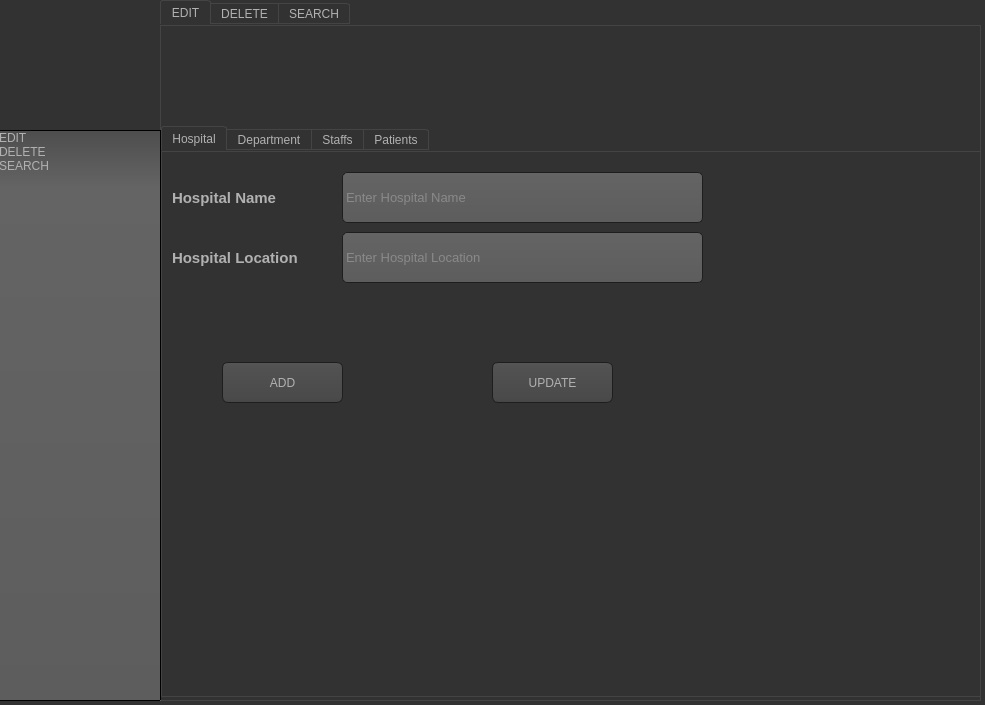
<?xml version="1.0" encoding="UTF-8"?>
<ui version="4.0">
 <class>Form</class>
 <widget class="QWidget" name="Form">
  <property name="geometry">
   <rect>
    <x>0</x>
    <y>0</y>
    <width>985</width>
    <height>705</height>
   </rect>
  </property>
  <property name="windowTitle">
   <string>Hsopital management</string>
  </property>
  <property name="styleSheet">
   <string notr="true">QToolTip
{
     border: 1px solid black;
     background-color: #ffa02f;
     padding: 1px;
     border-radius: 3px;
     opacity: 100;
}

QWidget
{
    color: #b1b1b1;
    background-color: #323232;
}

QTreeView, QListView
{
    background-color: silver;
    margin-left: 5px;
}

QWidget:item:hover
{
    background-color: QLinearGradient( x1: 0, y1: 0, x2: 0, y2: 1, stop: 0 #ffa02f, stop: 1 #ca0619);
    color: #000000;
}

QWidget:item:selected
{
    background-color: QLinearGradient( x1: 0, y1: 0, x2: 0, y2: 1, stop: 0 #ffa02f, stop: 1 #d7801a);
}

QMenuBar::item
{
    background: transparent;
}

QMenuBar::item:selected
{
    background: transparent;
    border: 1px solid #ffaa00;
}

QMenuBar::item:pressed
{
    background: #444;
    border: 1px solid #000;
    background-color: QLinearGradient(
        x1:0, y1:0,
        x2:0, y2:1,
        stop:1 #212121,
        stop:0.4 #343434/*,
        stop:0.2 #343434,
        stop:0.1 #ffaa00*/
    );
    margin-bottom:-1px;
    padding-bottom:1px;
}

QMenu
{
    border: 1px solid #000;
}

QMenu::item
{
    padding: 2px 20px 2px 20px;
}

QMenu::item:selected
{
    color: #000000;
}

QWidget:disabled
{
    color: #808080;
    background-color: #323232;
}

QAbstractItemView
{
    background-color: QLinearGradient( x1: 0, y1: 0, x2: 0, y2: 1, stop: 0 #4d4d4d, stop: 0.1 #646464, stop: 1 #5d5d5d);
}

QWidget:focus
{
    /*border: 1px solid darkgray;*/
}

QLineEdit
{
    background-color: QLinearGradient( x1: 0, y1: 0, x2: 0, y2: 1, stop: 0 #4d4d4d, stop: 0 #646464, stop: 1 #5d5d5d);
    padding: 1px;
    border-style: solid;
    border: 1px solid #1e1e1e;
    border-radius: 5;
}

QPushButton
{
    color: #b1b1b1;
    background-color: QLinearGradient( x1: 0, y1: 0, x2: 0, y2: 1, stop: 0 #565656, stop: 0.1 #525252, stop: 0.5 #4e4e4e, stop: 0.9 #4a4a4a, stop: 1 #464646);
    border-width: 1px;
    border-color: #1e1e1e;
    border-style: solid;
    border-radius: 6;
    padding: 3px;
    font-size: 12px;
    padding-left: 5px;
    padding-right: 5px;
    min-width: 40px;
}

QPushButton:pressed
{
    background-color: QLinearGradient( x1: 0, y1: 0, x2: 0, y2: 1, stop: 0 #2d2d2d, stop: 0.1 #2b2b2b, stop: 0.5 #292929, stop: 0.9 #282828, stop: 1 #252525);
}

QComboBox
{
    selection-background-color: #ffaa00;
    background-color: QLinearGradient( x1: 0, y1: 0, x2: 0, y2: 1, stop: 0 #565656, stop: 0.1 #525252, stop: 0.5 #4e4e4e, stop: 0.9 #4a4a4a, stop: 1 #464646);
    border-style: solid;
    border: 1px solid #1e1e1e;
    border-radius: 5;
}

QComboBox:hover,QPushButton:hover
{
    border: 2px solid QLinearGradient( x1: 0, y1: 0, x2: 0, y2: 1, stop: 0 #ffa02f, stop: 1 #d7801a);
}


QComboBox:on
{
    padding-top: 3px;
    padding-left: 4px;
    background-color: QLinearGradient( x1: 0, y1: 0, x2: 0, y2: 1, stop: 0 #2d2d2d, stop: 0.1 #2b2b2b, stop: 0.5 #292929, stop: 0.9 #282828, stop: 1 #252525);
    selection-background-color: #ffaa00;
}

QComboBox QAbstractItemView
{
    border: 2px solid darkgray;
    selection-background-color: QLinearGradient( x1: 0, y1: 0, x2: 0, y2: 1, stop: 0 #ffa02f, stop: 1 #d7801a);
}

QComboBox::drop-down
{
     subcontrol-origin: padding;
     subcontrol-position: top right;
     width: 15px;

     border-left-width: 0px;
     border-left-color: darkgray;
     border-left-style: solid; /* just a single line */
     border-top-right-radius: 3px; /* same radius as the QComboBox */
     border-bottom-right-radius: 3px;
 }

QComboBox::down-arrow
{
     image: url(:/dark_orange/img/down_arrow.png);
}

QGroupBox
{
    border: 1px solid darkgray;
    margin-top: 10px;
}

QGroupBox:focus
{
    border: 1px solid darkgray;
}

QTextEdit:focus
{
    border: 1px solid darkgray;
}

QScrollBar:horizontal {
     border: 1px solid #222222;
     background: QLinearGradient( x1: 0, y1: 0, x2: 0, y2: 1, stop: 0.0 #121212, stop: 0.2 #282828, stop: 1 #484848);
     height: 7px;
     margin: 0px 16px 0 16px;
}

QScrollBar::handle:horizontal
{
      background: QLinearGradient( x1: 0, y1: 0, x2: 1, y2: 0, stop: 0 #ffa02f, stop: 0.5 #d7801a, stop: 1 #ffa02f);
      min-height: 20px;
      border-radius: 2px;
}

QScrollBar::add-line:horizontal {
      border: 1px solid #1b1b19;
      border-radius: 2px;
      background: QLinearGradient( x1: 0, y1: 0, x2: 1, y2: 0, stop: 0 #ffa02f, stop: 1 #d7801a);
      width: 14px;
      subcontrol-position: right;
      subcontrol-origin: margin;
}

QScrollBar::sub-line:horizontal {
      border: 1px solid #1b1b19;
      border-radius: 2px;
      background: QLinearGradient( x1: 0, y1: 0, x2: 1, y2: 0, stop: 0 #ffa02f, stop: 1 #d7801a);
      width: 14px;
     subcontrol-position: left;
     subcontrol-origin: margin;
}

QScrollBar::right-arrow:horizontal, QScrollBar::left-arrow:horizontal
{
      border: 1px solid black;
      width: 1px;
      height: 1px;
      background: white;
}

QScrollBar::add-page:horizontal, QScrollBar::sub-page:horizontal
{
      background: none;
}

QScrollBar:vertical
{
      background: QLinearGradient( x1: 0, y1: 0, x2: 1, y2: 0, stop: 0.0 #121212, stop: 0.2 #282828, stop: 1 #484848);
      width: 7px;
      margin: 16px 0 16px 0;
      border: 1px solid #222222;
}

QScrollBar::handle:vertical
{
      background: QLinearGradient( x1: 0, y1: 0, x2: 0, y2: 1, stop: 0 #ffa02f, stop: 0.5 #d7801a, stop: 1 #ffa02f);
      min-height: 20px;
      border-radius: 2px;
}

QScrollBar::add-line:vertical
{
      border: 1px solid #1b1b19;
      border-radius: 2px;
      background: QLinearGradient( x1: 0, y1: 0, x2: 0, y2: 1, stop: 0 #ffa02f, stop: 1 #d7801a);
      height: 14px;
      subcontrol-position: bottom;
      subcontrol-origin: margin;
}

QScrollBar::sub-line:vertical
{
      border: 1px solid #1b1b19;
      border-radius: 2px;
      background: QLinearGradient( x1: 0, y1: 0, x2: 0, y2: 1, stop: 0 #d7801a, stop: 1 #ffa02f);
      height: 14px;
      subcontrol-position: top;
      subcontrol-origin: margin;
}

QScrollBar::up-arrow:vertical, QScrollBar::down-arrow:vertical
{
      border: 1px solid black;
      width: 1px;
      height: 1px;
      background: white;
}


QScrollBar::add-page:vertical, QScrollBar::sub-page:vertical
{
      background: none;
}

QTextEdit
{
    background-color: #242424;
}

QPlainTextEdit
{
    background-color: #242424;
}

QHeaderView::section
{
    background-color: QLinearGradient(x1:0, y1:0, x2:0, y2:1, stop:0 #616161, stop: 0.5 #505050, stop: 0.6 #434343, stop:1 #656565);
    color: white;
    padding-left: 4px;
    border: 1px solid #6c6c6c;
}

QCheckBox:disabled
{
color: #414141;
}

QDockWidget::title
{
    text-align: center;
    spacing: 3px; /* spacing between items in the tool bar */
    background-color: QLinearGradient(x1:0, y1:0, x2:0, y2:1, stop:0 #323232, stop: 0.5 #242424, stop:1 #323232);
}

QDockWidget::close-button, QDockWidget::float-button
{
    text-align: center;
    spacing: 1px; /* spacing between items in the tool bar */
    background-color: QLinearGradient(x1:0, y1:0, x2:0, y2:1, stop:0 #323232, stop: 0.5 #242424, stop:1 #323232);
}

QDockWidget::close-button:hover, QDockWidget::float-button:hover
{
    background: #242424;
}

QDockWidget::close-button:pressed, QDockWidget::float-button:pressed
{
    padding: 1px -1px -1px 1px;
}

QMainWindow::separator
{
    background-color: QLinearGradient(x1:0, y1:0, x2:0, y2:1, stop:0 #161616, stop: 0.5 #151515, stop: 0.6 #212121, stop:1 #343434);
    color: white;
    padding-left: 4px;
    border: 1px solid #4c4c4c;
    spacing: 3px; /* spacing between items in the tool bar */
}

QMainWindow::separator:hover
{

    background-color: QLinearGradient(x1:0, y1:0, x2:0, y2:1, stop:0 #d7801a, stop:0.5 #b56c17 stop:1 #ffa02f);
    color: white;
    padding-left: 4px;
    border: 1px solid #6c6c6c;
    spacing: 3px; /* spacing between items in the tool bar */
}

QToolBar::handle
{
     spacing: 3px; /* spacing between items in the tool bar */
     background: url(:/dark_orange/img/handle.png);
}

QMenu::separator
{
    height: 2px;
    background-color: QLinearGradient(x1:0, y1:0, x2:0, y2:1, stop:0 #161616, stop: 0.5 #151515, stop: 0.6 #212121, stop:1 #343434);
    color: white;
    padding-left: 4px;
    margin-left: 10px;
    margin-right: 5px;
}

QProgressBar
{
    border: 2px solid grey;
    border-radius: 5px;
    text-align: center;
}

QProgressBar::chunk
{
    background-color: #d7801a;
    width: 2.15px;
    margin: 0.5px;
}

QTabBar::tab {
    color: #b1b1b1;
    border: 1px solid #444;
    border-bottom-style: none;
    background-color: #323232;
    padding-left: 10px;
    padding-right: 10px;
    padding-top: 3px;
    padding-bottom: 2px;
    margin-right: -1px;
}

QTabWidget::pane {
    border: 1px solid #444;
    top: 1px;
}

QTabBar::tab:last
{
    margin-right: 0; /* the last selected tab has nothing to overlap with on the right */
    border-top-right-radius: 3px;
}

QTabBar::tab:first:!selected
{
 margin-left: 0px; /* the last selected tab has nothing to overlap with on the right */


    border-top-left-radius: 3px;
}

QTabBar::tab:!selected
{
    color: #b1b1b1;
    border-bottom-style: solid;
    margin-top: 3px;
    background-color: QLinearGradient(x1:0, y1:0, x2:0, y2:1, stop:1 #212121, stop:.4 #343434);
}

QTabBar::tab:selected
{
    border-top-left-radius: 3px;
    border-top-right-radius: 3px;
    margin-bottom: 0px;
}

QTabBar::tab:!selected:hover
{
    /*border-top: 2px solid #ffaa00;
    padding-bottom: 3px;*/
    border-top-left-radius: 3px;
    border-top-right-radius: 3px;
    background-color: QLinearGradient(x1:0, y1:0, x2:0, y2:1, stop:1 #212121, stop:0.4 #343434, stop:0.2 #343434, stop:0.1 #ffaa00);
}

QRadioButton::indicator:checked, QRadioButton::indicator:unchecked{
    color: #b1b1b1;
    background-color: #323232;
    border: 1px solid #b1b1b1;
    border-radius: 6px;
}

QRadioButton::indicator:checked
{
    background-color: qradialgradient(
        cx: 0.5, cy: 0.5,
        fx: 0.5, fy: 0.5,
        radius: 1.0,
        stop: 0.25 #ffaa00,
        stop: 0.3 #323232
    );
}

QCheckBox::indicator{
    color: #b1b1b1;
    background-color: #323232;
    border: 1px solid #b1b1b1;
    width: 9px;
    height: 9px;
}

QRadioButton::indicator
{
    border-radius: 6px;
}

QRadioButton::indicator:hover, QCheckBox::indicator:hover
{
    border: 1px solid #ffaa00;
}

QCheckBox::indicator:checked
{
    image:url(:/dark_orange/img/checkbox.png);
}

QCheckBox::indicator:disabled, QRadioButton::indicator:disabled
{
    border: 1px solid #444;
}


QSlider::groove:horizontal {
    border: 1px solid #3A3939;
    height: 8px;
    background: #201F1F;
    margin: 2px 0;
    border-radius: 2px;
}

QSlider::handle:horizontal {
    background: QLinearGradient( x1: 0, y1: 0, x2: 0, y2: 1,
      stop: 0.0 silver, stop: 0.2 #a8a8a8, stop: 1 #727272);
    border: 1px solid #3A3939;
    width: 14px;
    height: 14px;
    margin: -4px 0;
    border-radius: 2px;
}

QSlider::groove:vertical {
    border: 1px solid #3A3939;
    width: 8px;
    background: #201F1F;
    margin: 0 0px;
    border-radius: 2px;
}

QSlider::handle:vertical {
    background: QLinearGradient( x1: 0, y1: 0, x2: 0, y2: 1, stop: 0.0 silver,
      stop: 0.2 #a8a8a8, stop: 1 #727272);
    border: 1px solid #3A3939;
    width: 14px;
    height: 14px;
    margin: 0 -4px;
    border-radius: 2px;
}

QAbstractSpinBox {
    padding-top: 2px;
    padding-bottom: 2px;
    border: 1px solid darkgray;

    border-radius: 2px;
    min-width: 50px;
}

</string>
  </property>
  <widget class="QTabWidget" name="tabWidget_2">
   <property name="geometry">
    <rect>
     <x>160</x>
     <y>0</y>
     <width>821</width>
     <height>701</height>
    </rect>
   </property>
   <property name="currentIndex">
    <number>0</number>
   </property>
   <widget class="QWidget" name="tab_17">
    <attribute name="title">
     <string>EDIT</string>
    </attribute>
    <widget class="QTabWidget" name="tabWidget">
     <property name="geometry">
      <rect>
       <x>0</x>
       <y>100</y>
       <width>821</width>
       <height>571</height>
      </rect>
     </property>
     <property name="currentIndex">
      <number>0</number>
     </property>
     <widget class="QWidget" name="tab_3">
      <attribute name="title">
       <string>Hospital</string>
      </attribute>
      <widget class="QLabel" name="label">
       <property name="geometry">
        <rect>
         <x>10</x>
         <y>30</y>
         <width>151</width>
         <height>31</height>
        </rect>
       </property>
       <property name="font">
        <font>
         <pointsize>11</pointsize>
         <weight>75</weight>
         <bold>true</bold>
        </font>
       </property>
       <property name="text">
        <string>Hospital Name</string>
       </property>
      </widget>
      <widget class="QLineEdit" name="hos_name_text">
       <property name="geometry">
        <rect>
         <x>180</x>
         <y>20</y>
         <width>361</width>
         <height>51</height>
        </rect>
       </property>
       <property name="font">
        <font>
         <pointsize>10</pointsize>
        </font>
       </property>
       <property name="placeholderText">
        <string>Enter Hospital Name</string>
       </property>
      </widget>
      <widget class="QLineEdit" name="hos_loc_text">
       <property name="geometry">
        <rect>
         <x>180</x>
         <y>80</y>
         <width>361</width>
         <height>51</height>
        </rect>
       </property>
       <property name="font">
        <font>
         <pointsize>10</pointsize>
        </font>
       </property>
       <property name="text">
        <string/>
       </property>
       <property name="placeholderText">
        <string>Enter Hospital Location</string>
       </property>
      </widget>
      <widget class="QLabel" name="label_3">
       <property name="geometry">
        <rect>
         <x>10</x>
         <y>90</y>
         <width>161</width>
         <height>31</height>
        </rect>
       </property>
       <property name="font">
        <font>
         <pointsize>11</pointsize>
         <weight>75</weight>
         <bold>true</bold>
        </font>
       </property>
       <property name="text">
        <string>Hospital Location</string>
       </property>
      </widget>
      <widget class="QPushButton" name="hos_upd_btn">
       <property name="geometry">
        <rect>
         <x>330</x>
         <y>210</y>
         <width>121</width>
         <height>41</height>
        </rect>
       </property>
       <property name="text">
        <string>UPDATE</string>
       </property>
      </widget>
      <widget class="QPushButton" name="hos_add_btn">
       <property name="geometry">
        <rect>
         <x>60</x>
         <y>210</y>
         <width>121</width>
         <height>41</height>
        </rect>
       </property>
       <property name="text">
        <string>ADD</string>
       </property>
      </widget>
     </widget>
     <widget class="QWidget" name="tab_4">
      <attribute name="title">
       <string>Department</string>
      </attribute>
      <widget class="QLineEdit" name="dep_name_text">
       <property name="geometry">
        <rect>
         <x>190</x>
         <y>20</y>
         <width>361</width>
         <height>51</height>
        </rect>
       </property>
       <property name="font">
        <font>
         <pointsize>10</pointsize>
        </font>
       </property>
       <property name="placeholderText">
        <string>Enter Department Name</string>
       </property>
      </widget>
      <widget class="QLabel" name="label_5">
       <property name="geometry">
        <rect>
         <x>0</x>
         <y>30</y>
         <width>171</width>
         <height>31</height>
        </rect>
       </property>
       <property name="font">
        <font>
         <pointsize>11</pointsize>
         <weight>75</weight>
         <bold>true</bold>
        </font>
       </property>
       <property name="text">
        <string>Department Name</string>
       </property>
      </widget>
      <widget class="QLineEdit" name="dep_hos_id_text">
       <property name="geometry">
        <rect>
         <x>190</x>
         <y>80</y>
         <width>361</width>
         <height>51</height>
        </rect>
       </property>
       <property name="font">
        <font>
         <pointsize>10</pointsize>
        </font>
       </property>
       <property name="text">
        <string/>
       </property>
       <property name="placeholderText">
        <string>Enter Hospital ID</string>
       </property>
      </widget>
      <widget class="QLabel" name="label_6">
       <property name="geometry">
        <rect>
         <x>30</x>
         <y>90</y>
         <width>111</width>
         <height>31</height>
        </rect>
       </property>
       <property name="font">
        <font>
         <pointsize>11</pointsize>
         <weight>75</weight>
         <bold>true</bold>
        </font>
       </property>
       <property name="text">
        <string>Hospital ID</string>
       </property>
      </widget>
      <widget class="QPushButton" name="dep_upd_btn">
       <property name="geometry">
        <rect>
         <x>320</x>
         <y>200</y>
         <width>121</width>
         <height>41</height>
        </rect>
       </property>
       <property name="text">
        <string>UPDATE</string>
       </property>
      </widget>
      <widget class="QPushButton" name="dep_add_btn">
       <property name="geometry">
        <rect>
         <x>50</x>
         <y>200</y>
         <width>121</width>
         <height>41</height>
        </rect>
       </property>
       <property name="text">
        <string>ADD</string>
       </property>
      </widget>
     </widget>
     <widget class="QWidget" name="tab_2">
      <attribute name="title">
       <string>Staffs</string>
      </attribute>
      <widget class="QLabel" name="label_15">
       <property name="geometry">
        <rect>
         <x>10</x>
         <y>30</y>
         <width>111</width>
         <height>31</height>
        </rect>
       </property>
       <property name="font">
        <font>
         <pointsize>11</pointsize>
         <weight>75</weight>
         <bold>true</bold>
        </font>
       </property>
       <property name="text">
        <string>Staff Name</string>
       </property>
      </widget>
      <widget class="QPushButton" name="stf_add_btn">
       <property name="geometry">
        <rect>
         <x>80</x>
         <y>420</y>
         <width>121</width>
         <height>41</height>
        </rect>
       </property>
       <property name="text">
        <string>ADD</string>
       </property>
      </widget>
      <widget class="QLabel" name="label_16">
       <property name="geometry">
        <rect>
         <x>10</x>
         <y>90</y>
         <width>111</width>
         <height>31</height>
        </rect>
       </property>
       <property name="font">
        <font>
         <pointsize>11</pointsize>
         <weight>75</weight>
         <bold>true</bold>
        </font>
       </property>
       <property name="text">
        <string>Saff Age</string>
       </property>
      </widget>
      <widget class="QPushButton" name="stf_upd_btn">
       <property name="geometry">
        <rect>
         <x>340</x>
         <y>420</y>
         <width>121</width>
         <height>41</height>
        </rect>
       </property>
       <property name="text">
        <string>UPDATE</string>
       </property>
      </widget>
      <widget class="QLineEdit" name="stf_name_text">
       <property name="geometry">
        <rect>
         <x>160</x>
         <y>20</y>
         <width>361</width>
         <height>51</height>
        </rect>
       </property>
       <property name="font">
        <font>
         <pointsize>10</pointsize>
        </font>
       </property>
       <property name="placeholderText">
        <string>Enter Staff Name</string>
       </property>
      </widget>
      <widget class="QLineEdit" name="stf_age_text">
       <property name="geometry">
        <rect>
         <x>160</x>
         <y>80</y>
         <width>361</width>
         <height>51</height>
        </rect>
       </property>
       <property name="font">
        <font>
         <pointsize>10</pointsize>
        </font>
       </property>
       <property name="text">
        <string/>
       </property>
       <property name="placeholderText">
        <string>Enter Staff Age</string>
       </property>
      </widget>
      <widget class="QLabel" name="label_19">
       <property name="geometry">
        <rect>
         <x>10</x>
         <y>150</y>
         <width>111</width>
         <height>31</height>
        </rect>
       </property>
       <property name="font">
        <font>
         <pointsize>11</pointsize>
         <weight>75</weight>
         <bold>true</bold>
        </font>
       </property>
       <property name="text">
        <string>Saff Phone</string>
       </property>
      </widget>
      <widget class="QLineEdit" name="stf_phone_text">
       <property name="geometry">
        <rect>
         <x>160</x>
         <y>140</y>
         <width>361</width>
         <height>51</height>
        </rect>
       </property>
       <property name="font">
        <font>
         <pointsize>10</pointsize>
        </font>
       </property>
       <property name="text">
        <string/>
       </property>
       <property name="placeholderText">
        <string>Enter Staff Phone</string>
       </property>
      </widget>
      <widget class="QLabel" name="label_20">
       <property name="geometry">
        <rect>
         <x>10</x>
         <y>210</y>
         <width>111</width>
         <height>31</height>
        </rect>
       </property>
       <property name="font">
        <font>
         <pointsize>11</pointsize>
         <weight>75</weight>
         <bold>true</bold>
        </font>
       </property>
       <property name="text">
        <string>Saff Position</string>
       </property>
      </widget>
      <widget class="QLineEdit" name="stf_pos_text">
       <property name="geometry">
        <rect>
         <x>160</x>
         <y>200</y>
         <width>361</width>
         <height>51</height>
        </rect>
       </property>
       <property name="font">
        <font>
         <pointsize>10</pointsize>
        </font>
       </property>
       <property name="text">
        <string/>
       </property>
       <property name="placeholderText">
        <string>Enter Staff Position</string>
       </property>
      </widget>
      <widget class="QLabel" name="label_21">
       <property name="geometry">
        <rect>
         <x>10</x>
         <y>270</y>
         <width>121</width>
         <height>31</height>
        </rect>
       </property>
       <property name="font">
        <font>
         <pointsize>11</pointsize>
         <weight>75</weight>
         <bold>true</bold>
        </font>
       </property>
       <property name="text">
        <string>Saff Address</string>
       </property>
      </widget>
      <widget class="QLineEdit" name="stf_ads_text">
       <property name="geometry">
        <rect>
         <x>160</x>
         <y>260</y>
         <width>361</width>
         <height>51</height>
        </rect>
       </property>
       <property name="font">
        <font>
         <pointsize>10</pointsize>
        </font>
       </property>
       <property name="text">
        <string/>
       </property>
       <property name="placeholderText">
        <string>Enter Staff Address</string>
       </property>
      </widget>
      <widget class="QLabel" name="label_22">
       <property name="geometry">
        <rect>
         <x>10</x>
         <y>330</y>
         <width>121</width>
         <height>31</height>
        </rect>
       </property>
       <property name="font">
        <font>
         <pointsize>11</pointsize>
         <weight>75</weight>
         <bold>true</bold>
        </font>
       </property>
       <property name="text">
        <string>Dep ID</string>
       </property>
      </widget>
      <widget class="QLineEdit" name="stf_dep_id_text">
       <property name="geometry">
        <rect>
         <x>160</x>
         <y>320</y>
         <width>361</width>
         <height>51</height>
        </rect>
       </property>
       <property name="font">
        <font>
         <pointsize>10</pointsize>
        </font>
       </property>
       <property name="text">
        <string/>
       </property>
       <property name="placeholderText">
        <string>Enter Department ID</string>
       </property>
      </widget>
     </widget>
     <widget class="QWidget" name="tab">
      <attribute name="title">
       <string>Patients</string>
      </attribute>
      <widget class="QLineEdit" name="ptn_med_text">
       <property name="geometry">
        <rect>
         <x>160</x>
         <y>200</y>
         <width>361</width>
         <height>51</height>
        </rect>
       </property>
       <property name="font">
        <font>
         <pointsize>10</pointsize>
        </font>
       </property>
       <property name="text">
        <string/>
       </property>
       <property name="placeholderText">
        <string>Enter Medical recored</string>
       </property>
      </widget>
      <widget class="QLabel" name="label_23">
       <property name="geometry">
        <rect>
         <x>10</x>
         <y>270</y>
         <width>121</width>
         <height>31</height>
        </rect>
       </property>
       <property name="font">
        <font>
         <pointsize>11</pointsize>
         <weight>75</weight>
         <bold>true</bold>
        </font>
       </property>
       <property name="text">
        <string>Dep ID</string>
       </property>
      </widget>
      <widget class="QPushButton" name="ptn_upd_btn">
       <property name="geometry">
        <rect>
         <x>330</x>
         <y>370</y>
         <width>121</width>
         <height>41</height>
        </rect>
       </property>
       <property name="text">
        <string>UPDATE</string>
       </property>
      </widget>
      <widget class="QPushButton" name="ptn_add_btn">
       <property name="geometry">
        <rect>
         <x>90</x>
         <y>370</y>
         <width>121</width>
         <height>41</height>
        </rect>
       </property>
       <property name="text">
        <string>ADD</string>
       </property>
      </widget>
      <widget class="QLineEdit" name="ptn_dep_id_text">
       <property name="geometry">
        <rect>
         <x>160</x>
         <y>260</y>
         <width>361</width>
         <height>51</height>
        </rect>
       </property>
       <property name="font">
        <font>
         <pointsize>10</pointsize>
        </font>
       </property>
       <property name="text">
        <string/>
       </property>
       <property name="placeholderText">
        <string>Enter Department ID</string>
       </property>
      </widget>
      <widget class="QLabel" name="label_17">
       <property name="geometry">
        <rect>
         <x>10</x>
         <y>30</y>
         <width>131</width>
         <height>31</height>
        </rect>
       </property>
       <property name="font">
        <font>
         <pointsize>11</pointsize>
         <weight>75</weight>
         <bold>true</bold>
        </font>
       </property>
       <property name="text">
        <string>Patient Name</string>
       </property>
      </widget>
      <widget class="QLineEdit" name="ptn_name_text">
       <property name="geometry">
        <rect>
         <x>160</x>
         <y>20</y>
         <width>361</width>
         <height>51</height>
        </rect>
       </property>
       <property name="font">
        <font>
         <pointsize>10</pointsize>
        </font>
       </property>
       <property name="placeholderText">
        <string>Enter patient Name</string>
       </property>
      </widget>
      <widget class="QLineEdit" name="ptn_phone_text">
       <property name="geometry">
        <rect>
         <x>160</x>
         <y>140</y>
         <width>361</width>
         <height>51</height>
        </rect>
       </property>
       <property name="font">
        <font>
         <pointsize>10</pointsize>
        </font>
       </property>
       <property name="text">
        <string/>
       </property>
       <property name="placeholderText">
        <string>Enter patient Phone</string>
       </property>
      </widget>
      <widget class="QLabel" name="label_25">
       <property name="geometry">
        <rect>
         <x>10</x>
         <y>210</y>
         <width>141</width>
         <height>31</height>
        </rect>
       </property>
       <property name="font">
        <font>
         <pointsize>11</pointsize>
         <weight>75</weight>
         <bold>true</bold>
        </font>
       </property>
       <property name="text">
        <string>Medical Record</string>
       </property>
      </widget>
      <widget class="QLabel" name="label_18">
       <property name="geometry">
        <rect>
         <x>10</x>
         <y>90</y>
         <width>121</width>
         <height>31</height>
        </rect>
       </property>
       <property name="font">
        <font>
         <pointsize>11</pointsize>
         <weight>75</weight>
         <bold>true</bold>
        </font>
       </property>
       <property name="text">
        <string>Patient Age</string>
       </property>
      </widget>
      <widget class="QLabel" name="label_26">
       <property name="geometry">
        <rect>
         <x>10</x>
         <y>150</y>
         <width>131</width>
         <height>31</height>
        </rect>
       </property>
       <property name="font">
        <font>
         <pointsize>11</pointsize>
         <weight>75</weight>
         <bold>true</bold>
        </font>
       </property>
       <property name="text">
        <string>Patient Phone</string>
       </property>
      </widget>
      <widget class="QLineEdit" name="ptn_age_text">
       <property name="geometry">
        <rect>
         <x>160</x>
         <y>80</y>
         <width>361</width>
         <height>51</height>
        </rect>
       </property>
       <property name="font">
        <font>
         <pointsize>10</pointsize>
        </font>
       </property>
       <property name="text">
        <string/>
       </property>
       <property name="placeholderText">
        <string>Enter patient Age</string>
       </property>
      </widget>
     </widget>
    </widget>
   </widget>
   <widget class="QWidget" name="tab_19">
    <attribute name="title">
     <string>DELETE</string>
    </attribute>
   </widget>
   <widget class="QWidget" name="tab_18">
    <attribute name="title">
     <string>SEARCH</string>
    </attribute>
   </widget>
  </widget>
  <widget class="QListWidget" name="listWidget">
   <property name="geometry">
    <rect>
     <x>-10</x>
     <y>130</y>
     <width>171</width>
     <height>571</height>
    </rect>
   </property>
   <item>
    <property name="text">
     <string>EDIT</string>
    </property>
   </item>
   <item>
    <property name="text">
     <string>DELETE</string>
    </property>
   </item>
   <item>
    <property name="text">
     <string>SEARCH</string>
    </property>
   </item>
  </widget>
 </widget>
 <resources/>
 <connections>
  <connection>
   <sender>label</sender>
   <signal>linkActivated(QString)</signal>
   <receiver>hos_name_text</receiver>
   <slot>setText(QString)</slot>
   <hints>
    <hint type="sourcelabel">
     <x>496</x>
     <y>349</y>
    </hint>
    <hint type="destinationlabel">
     <x>640</x>
     <y>373</y>
    </hint>
   </hints>
  </connection>
  <connection>
   <sender>listWidget</sender>
   <signal>currentRowChanged(int)</signal>
   <receiver>tabWidget_2</receiver>
   <slot>setCurrentIndex(int)</slot>
   <hints>
    <hint type="sourcelabel">
     <x>135</x>
     <y>95</y>
    </hint>
    <hint type="destinationlabel">
     <x>219</x>
     <y>81</y>
    </hint>
   </hints>
  </connection>
 </connections>
</ui>
